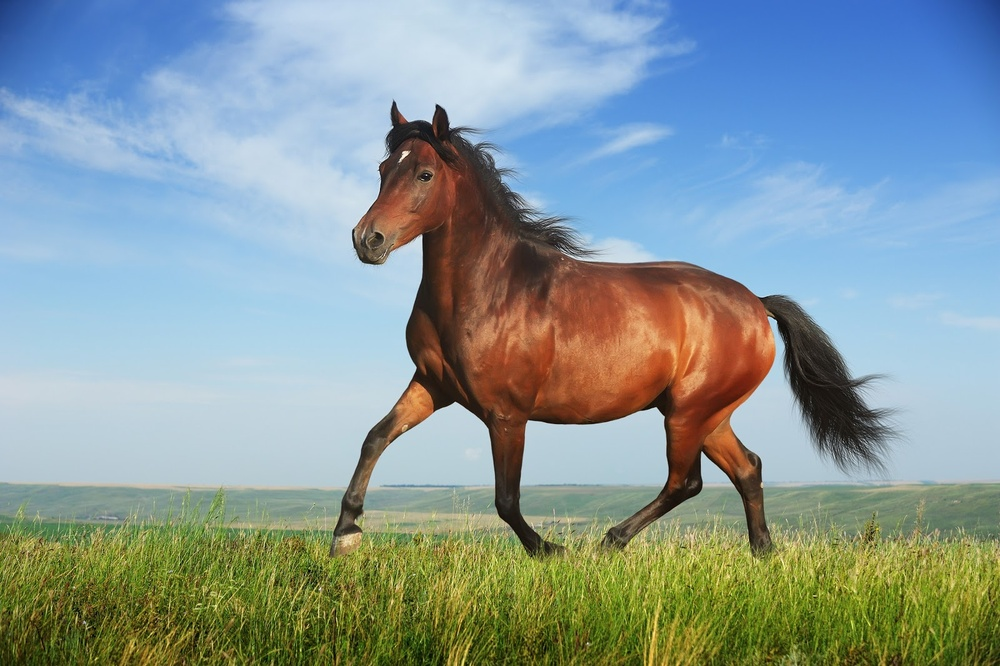
#> input picture image/kuda.jpg, 1000 x 666 px, shrunk from 1600 x 1065 before the run
$ python finalcode.py
#> lines starting #> are read from the running program, lines starting #| are printed output that depends on the picture; after the words box and inside, x2 and y2 are one past the last pixel; in counts of white or black regions, pixels touching at a corner belong together; long printed decimals are rounded
import numpy as np
import matplotlib.pyplot as plt
from PIL import Image
import random


def total_pix(image):
    size = image.shape[0] * image.shape[1]
    return size


def get_best_threshold(img_array):
    height, width = img_array.shape
    count_pixel = np.zeros(256)

    for i in range(height):
        for j in range(width):
            count_pixel[int(img_array[i][j])] += 1

    max_variance = 0.0
    best_threshold = 0
    for threshold in range(256):
        n0 = count_pixel[:threshold].sum()
        n1 = count_pixel[threshold:].sum()
        w0 = n0 / (height * width)
        w1 = n1 / (height * width)
        u0 = 0.0
        u1 = 0.0

        if n0 != 0:
            u0 = (count_pixel[:threshold] * np.arange(threshold)).sum() / n0
        if n1 != 0:
            u1 = (count_pixel[threshold:] * np.arange(threshold, 256)).sum() / n1

        tmp_var = w0 * w1 * (u0 - u1) ** 2

        if tmp_var > max_variance:
            best_threshold = threshold
            max_variance = tmp_var

    return best_threshold


def my_otsu(image, threshold):
    image = np.transpose(np.asarray(image))
    total = total_pix(image)
    bin_image = image < threshold
    sumT = np.sum(image)
    w0 = np.sum(bin_image)
    sum0 = np.sum(bin_image * image)
    w1 = total - w0
    if w1 == 0:
        return 0
    sum1 = sumT - sum0
    mean0 = sum0 / w0 if w0 > 0 else 0
    mean1 = sum1 / w1 if w1 > 0 else 0
    varBetween = w0 / total * w1 / total * (mean0 - mean1) ** 2
    return varBetween


def bin_to_oct(chrom):
    return sum(val * (2**idx) for idx, val in enumerate(reversed(chrom)))


def init_chrome(N):
    return [np.random.randint(0, 2, 10).tolist() for _ in range(N)]


def get_fitness(image, population):
    test_nums = [bin_to_oct(chrom) for chrom in population]
    fitness = [my_otsu(image, num) for num in test_nums]
    return fitness


def select(image, population, N):
    fitness = get_fitness(image, population)
    sum_fitness = np.sum(fitness)
    probability = fitness / sum_fitness
    accu_probability = np.cumsum(probability)

    new_population = []
    random_nums = np.random.random(N)
    for num in random_nums:
        for i in range(len(accu_probability)):
            if num <= accu_probability[i]:
                new_population.append(population[i])
                break

    while len(new_population) < N:
        new_population.append(np.random.randint(0, 2, 10).tolist())

    return new_population[:N]


def cross(population):
    num1, num2 = random.sample(range(len(population)), 2)
    cross_bits_num = 4
    population[num1][cross_bits_num:], population[num2][cross_bits_num:] = (
        population[num2][cross_bits_num:],
        population[num1][cross_bits_num:],
    )
    return population


def mutate(population, N):
    mutate_num = int(0.06 * N * 10)
    for _ in range(mutate_num):
        x = random.randint(0, N - 1)
        y = random.randint(0, 9)
        population[x][y] = 1 - population[x][y]  # Flip the bit
    return population


def genetic_algorithm_otsu(image, N, max_iteration):
    population = init_chrome(N)
    best_thresholds = []
    best_fitnesss = []
    best_threshold = 0
    best_fitness = -1
    sustain_num = 0
    cata_count = 0

    for _ in range(max_iteration):
        population = select(image, population, N)
        population = cross(population)
        population = mutate(population, N)

        fitness = get_fitness(image, population)
        max_fitness = np.max(fitness)
        if max_fitness > best_fitness:
            best_fitness = max_fitness
            best_threshold = bin_to_oct(population[np.argmax(fitness)])
            sustain_num = 0
        else:
            sustain_num += 1
            if sustain_num >= 5:
                for i in range(len(population)):
                    if my_otsu(image, bin_to_oct(population[i])) == best_fitness:
                        population[i] = init_chrome(1)[0]
                        cata_count += 1
                        if cata_count == 5:
                            sustain_num = 0
                            cata_count = 0

        best_thresholds.append(best_threshold)
        best_fitnesss.append(best_fitness)
        print(f"Best threshold: {best_threshold}, Best fitness: {best_fitness}")

    return best_threshold, best_fitness, best_thresholds, best_fitnesss


def threshold(t, image):
    image_tmp = np.asarray(image)
    intensity_array = np.where(image_tmp < t, 0, 255).astype(np.uint8).flatten()
    new_image = Image.fromarray(intensity_array.reshape(image_tmp.shape))
    new_image.save("image/output.jpg")
    return new_image


def main():
    im = Image.open("image/kuda.jpg")
#> im is the input picture: PIL image 1000x666 RGB; mean R, G, B 136.1, 153.9, 154.9
    im_gray = im.convert("L")
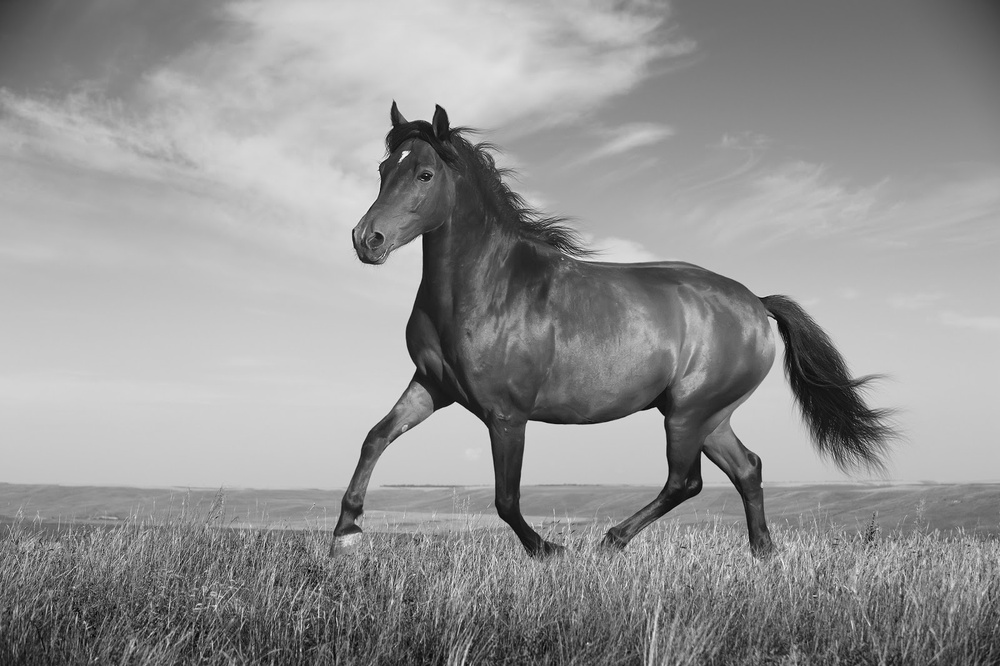
#> im_gray: PIL image 1000x666 L; min 2, max 251, mean 148.7

    best_threshold, best_fitness, thresholds, fitnesss = genetic_algorithm_otsu(
        np.array(im_gray), N=10, max_iteration=100
    )
#> the loop in genetic_algorithm_otsu, `for _ in range(max_iteration):` made 100 passes
#> (fitness, sum_fitness in select, probability in select, accu_probability in select, num1 in cross, num2 in cross, max_fitness) on pass 1: ([0, 0, 0, 1458.1, 1608.5, 0, 0, 0, 0, 0], 0, [nan, nan, nan, nan, nan, nan, nan, nan, nan, nan], [nan, nan, nan, nan, nan, nan, nan, nan, nan, nan], 6, 9, 1608.5)
#> (fitness, sum_fitness in select, probability in select, accu_probability in select, num1 in cross, num2 in cross, max_fitness) on pass 4: ([1907, 1907, 1907, 1907, 1907, 1907, 1907, 1907, 1907, 1907], 28.78, [0.1, 0.1, 0.1, 0.1, 0.1, 0.1, 0.1, 0.1, 0.1, 0.1], [0.1, 0.2, 0.3, 0.4, 0.5, 0.6, 0.7, 0.8, 0.9, 1], 1, 6, 1907)
#| Best threshold: 178, Best fitness: 1608.516
#| Best threshold: 178, Best fitness: 1608.516
#| Best threshold: 178, Best fitness: 1608.516
#| Best threshold: 138, Best fitness: 1907.002
#| Best threshold: 138, Best fitness: 1907.002
#| Best threshold: 138, Best fitness: 1907.002
#| Best threshold: 138, Best fitness: 1907.002
#| Best threshold: 138, Best fitness: 1907.002
#> (further printed lines are left out)
    threshold_image = threshold(best_threshold, im_gray)
#> in threshold, `new_image = Image.fromarray(intensity_array.reshape(image_tmp.shape))`:
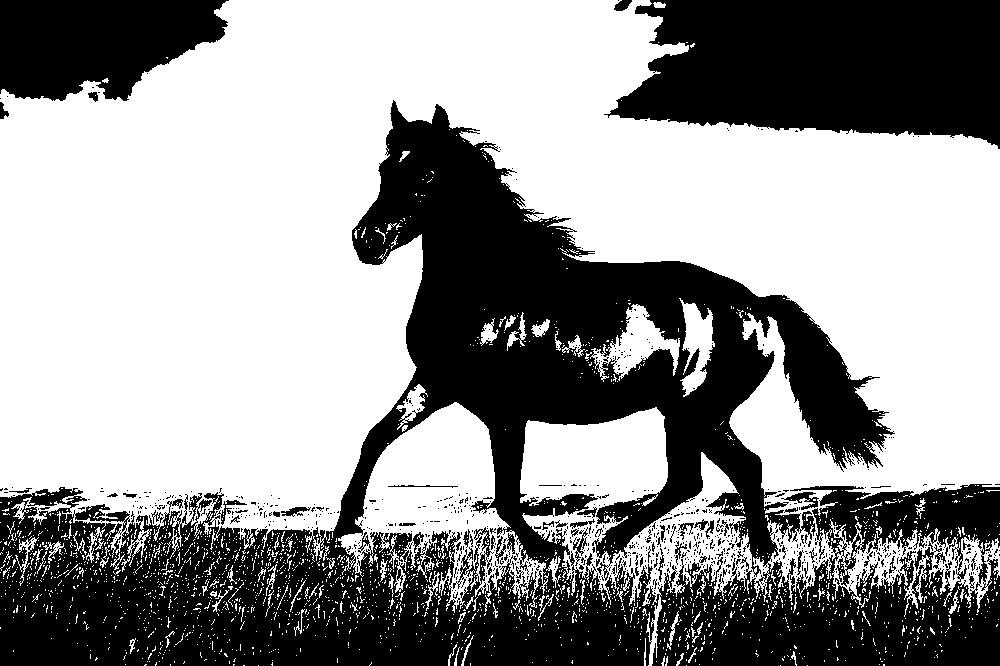
#> new_image: PIL image 1000x666 L; 58.5% white; 846 black regions (780 under 20 px), largest, box (x1, y1, x2, y2) and area: (0, 100, 1000, 666) 207033, (604, 0, 1000, 149) 45843, (0, 0, 229, 101) 17675

    # Display original and thresholded images
    plt.figure(figsize=(10, 5))
    plt.subplot(1, 2, 1)
    plt.title("Original Image")
    plt.imshow(im_gray, cmap="gray")
    plt.axis("off")

    plt.subplot(1, 2, 2)
    plt.title(f"Thresholded Image (T={best_threshold})")
    plt.imshow(threshold_image, cmap="gray")
    plt.axis("off")

    plt.tight_layout()
    plt.show()
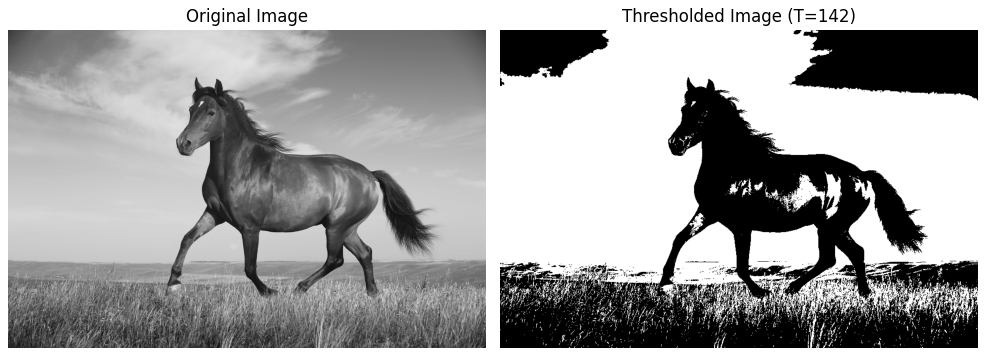
#> figure drawn by matplotlib, 2 panels

    # Plot the results
    plt.figure()
    plt.title(f"Threshold (N=10 Iteration=100)", fontsize=12)
    plt.plot(thresholds, linewidth=1)
    plt.xlabel("Iteration")
    plt.ylabel("Threshold")
    plt.tight_layout()
    plt.show()
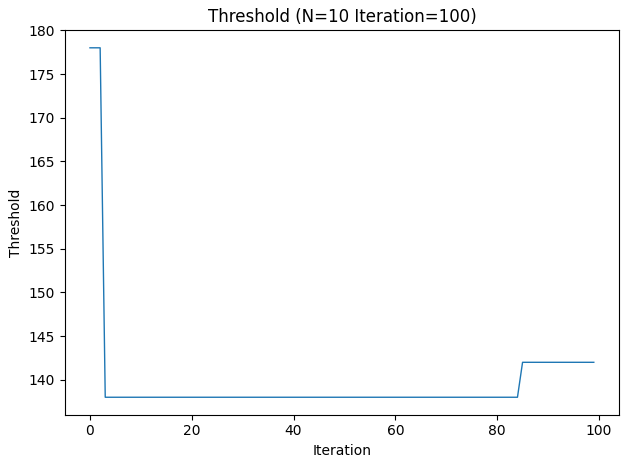
#> figure drawn by matplotlib, 1 panel; curve peaks at x = 0, y = 178

    plt.figure()
    plt.title(f"Fitness (N=10 Iteration=100)", fontsize=12)
    plt.plot(fitnesss, linewidth=1)
    plt.xlabel("Iteration")
    plt.ylabel("Fitness")
    plt.tight_layout()
    plt.show()
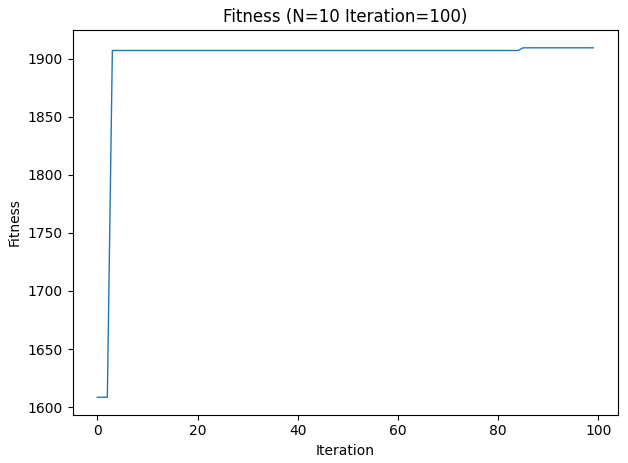
#> figure drawn by matplotlib, 1 panel; curve peaks at x = 85, y = 1909.3


if __name__ == "__main__":
    main()
